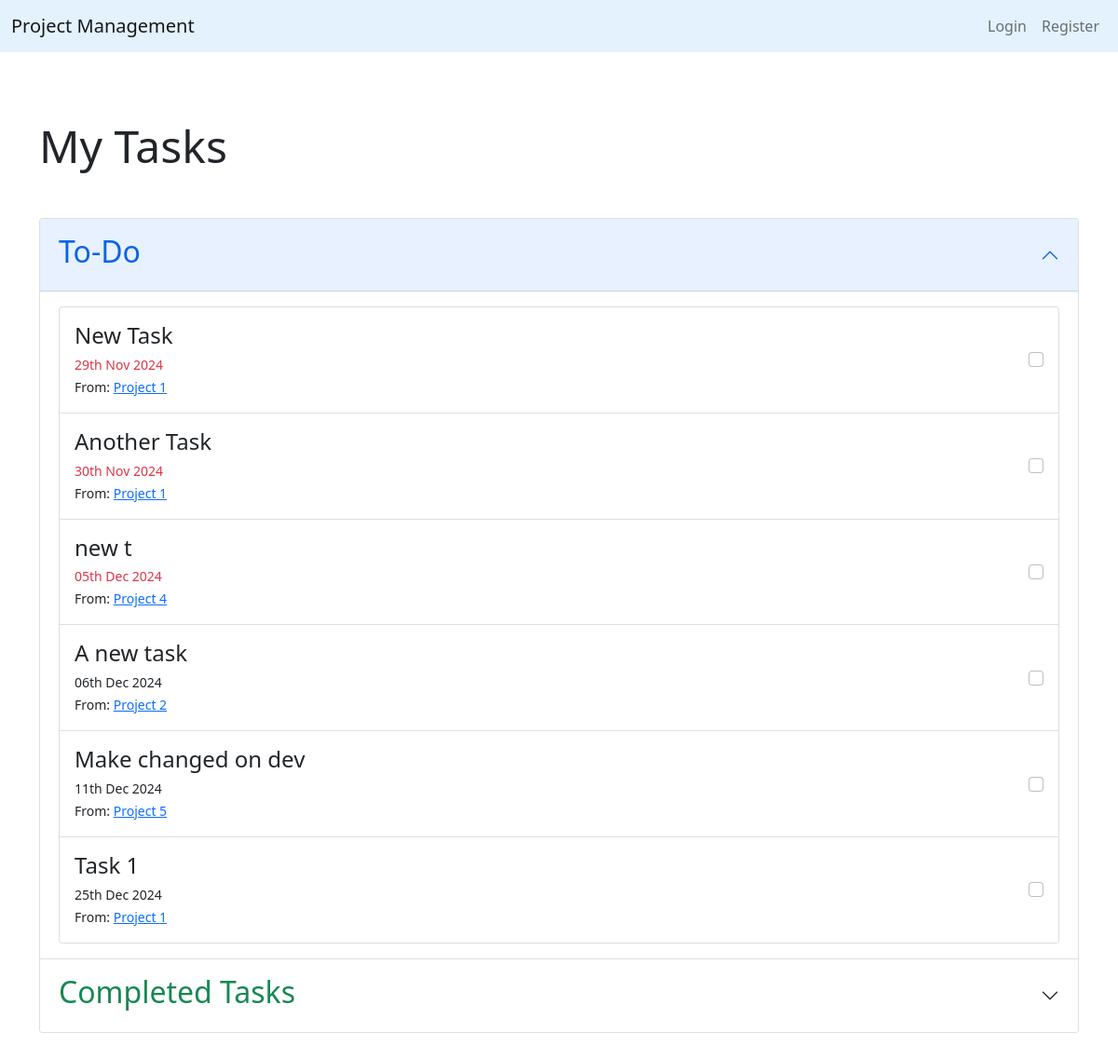
/tasks/, run on an earlier commit of the app's database.
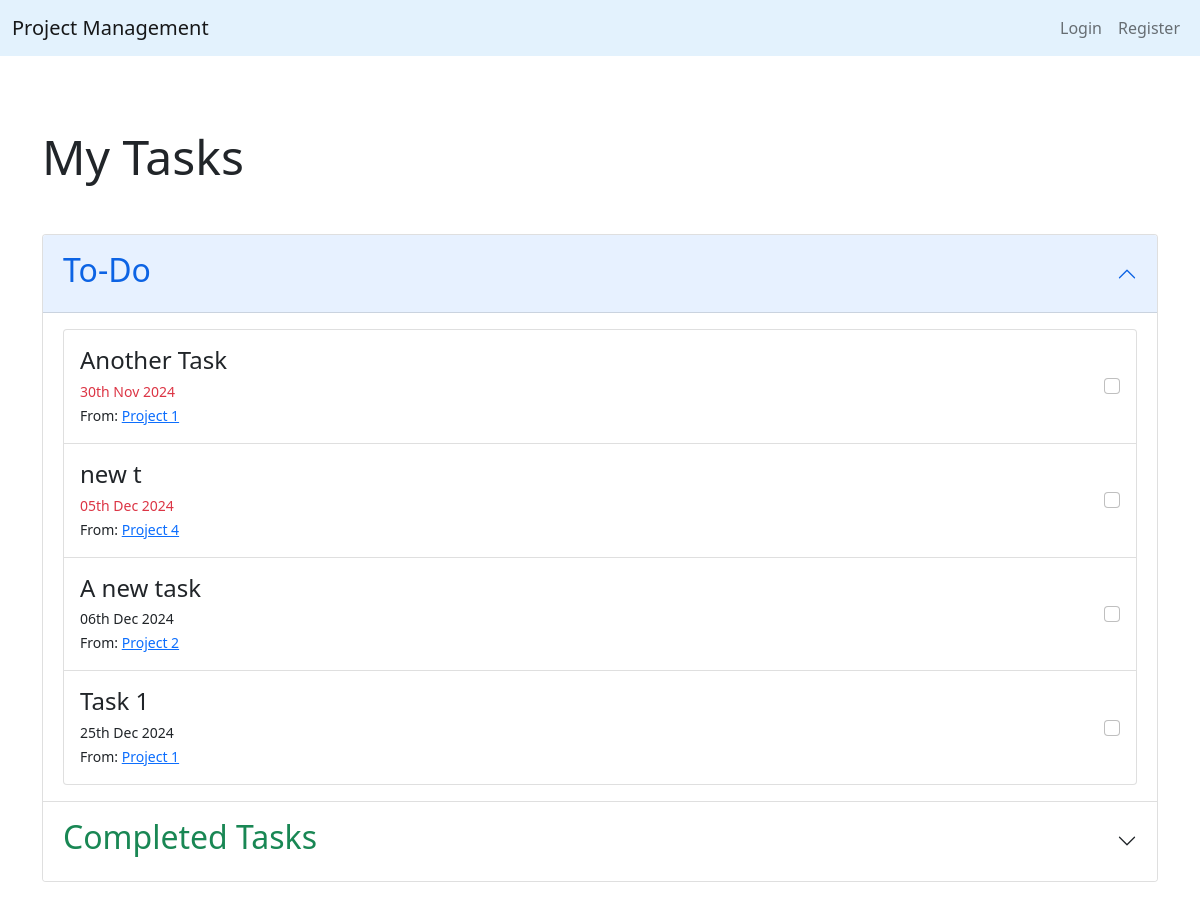
And on a later commit of the database.
### tasks/models.py (models this page shows, shortened)
class Task(models.Model):
    name = models.CharField(max_length=200)
    due_date = models.DateField(default= date.today() + timedelta(1))
    completed_date = models.DateField(null=True, blank=True)
    assigned_to = models.ForeignKey(User, on_delete=models.SET_NULL, null=True)
    complete = models.BooleanField(default=False)
    project = models.ForeignKey(Project, on_delete=models.CASCADE, related_name='tasks')
    def is_overdue(self):
        return not self.complete and self.due_date < date.today()

### projects/models.py (models this page shows, shortened)
class Project(models.Model):
    STATUS_CHOICES = [
        ('Not Started', 'Not Started'),
        ('In Progress', 'In Progress'),
        ('Completed', 'Completed'),
    ]
    name = models.CharField(max_length=200)
    description = models.TextField()
    created_by = models.ForeignKey(User, on_delete=models.CASCADE)
    start_date = models.DateField(default=date.today)
    end_date = models.DateField(default= date.today() + timedelta(1))
    completion_date = models.DateField(null=True)
    team_members = models.ManyToManyField(User, related_name='projects')
    status = models.CharField(max_length=50, choices=STATUS_CHOICES, default='Not Started')

### tasks/views.py (the view, shortened to what this page needs)
# urls.py: path('', TaskListView.as_view(), name='task-home'),
class TaskListView(ListView):
    model = Task
    context_object_name = 'tasks'
    ordering = ['due_date']
    def get_context_data(self, **kwargs):
        context = super().get_context_data(**kwargs)
        completed_tasks = Task.objects.filter(complete=True).order_by('due_date')
        incomplete_tasks = Task.objects.filter(complete=False).order_by('due_date')
        for task in incomplete_tasks:
            task.is_overdue = task.is_overdue()
        context['completed_tasks'] = completed_tasks
        context['incomplete_tasks'] = incomplete_tasks
        return context

### tasks/templates/tasks/task_list.html (shortened to what this page needs)
{% extends "projects/base.html" %}
{% block content %}
    <div class="container">
        <h2 class="display-5 my-5">My Tasks</h2>
        <div class="accordion pb-5" id="taskAccordion">
            <div class="accordion-item">
                <h2 class="accordion-header" id="todoHeading">
                    <button class="accordion-button" type="button" data-bs-toggle="collapse" data-bs-target="#todo-section" aria-expanded="true" aria-controls="todo-section">
                        <h2>To-Do</h2>
                    </button>
                </h2>
                <div id="todo-section" class="accordion-collapse collapse show" aria-labelledby="todoHeading" data-bs-parent="#taskAccordion">
                    <div class="accordion-body">
                        <div class="list-group">
                            {% if incomplete_tasks %}
                                {% for task in incomplete_tasks %}
                                    <div class="list-group-item d-flex justify-content-between align-items-center py-3">
                                        <div>
                                            <h4 class="mb-1">{{ task.name }}</h4>
                                            <p class="mb-0"><small class="{% if task.is_overdue %}text-danger{% endif %}">{{ task.due_date|date:'dS M Y' }}</small></p>
                                            <p class="mb-0"><small>From: <a href="{% url 'project-detail' task.project.id %}">{{ task.project.name }}</a></small></p>
                                        </div>
                                        <form method="post" action="{% url 'task-home' %}">
                                            <input type="checkbox" name="complete" {% if task.complete %} checked {% endif %} onchange="this.form.submit();"  class="form-check-input">
                                        </form>
                                    </div>
                                {% endfor %}
                            {% else %}
                                <p class="text-muted">No tasks in your todo list!</p>
                            {% endif %}
                        </div>
                    </div>
                </div>
            </div>
            <div class="accordion-item">
                <h2 class="accordion-header" id="completedHeading">
                    <button class="accordion-button collapsed" type="button" data-bs-toggle="collapse" data-bs-target="#completed-section" aria-expanded="false" aria-controls="completed-section">
                        <h2 class="text-success">Completed Tasks</h2>
                    </button>
                </h2>
            </div>
        </div>
    </div>
{% endblock content %}

What changed in the data, as far as the page shows it:
no longer on this page (row edited): Task: name "New Task", due_date "29th Nov 2024", project.name "Project 1"
removed Task: name "Make changed on dev", due_date "11th Dec 2024", project.name "Project 5"
